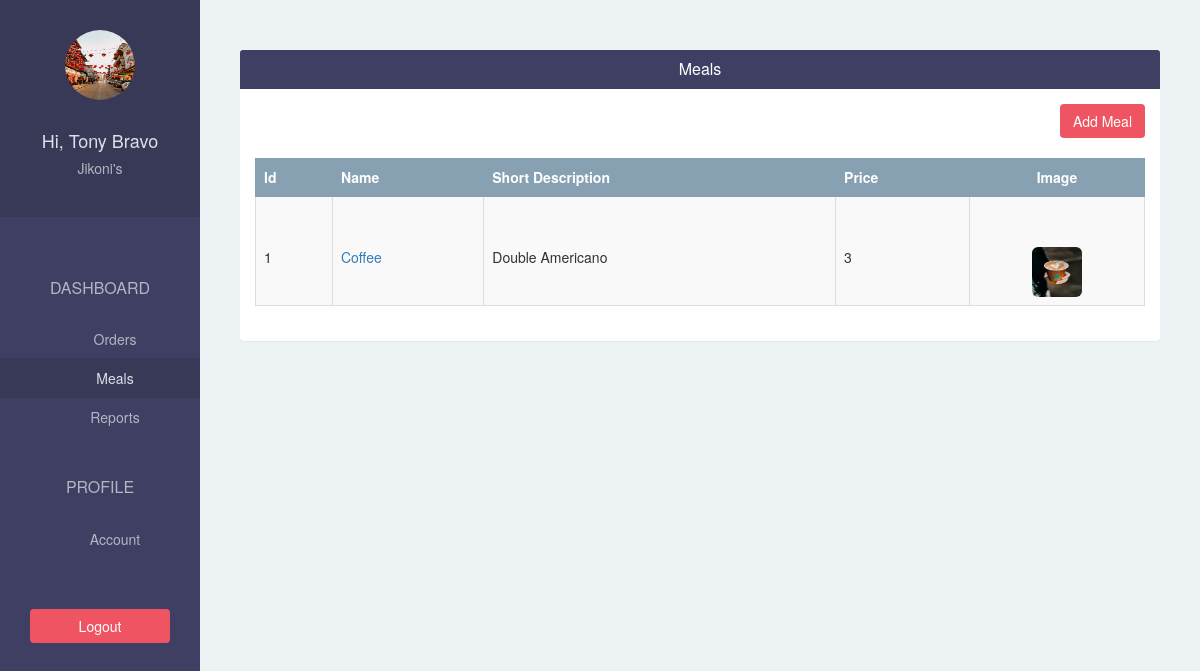
/restaurant/meal/ (signed in), run on an earlier commit of the app's database.
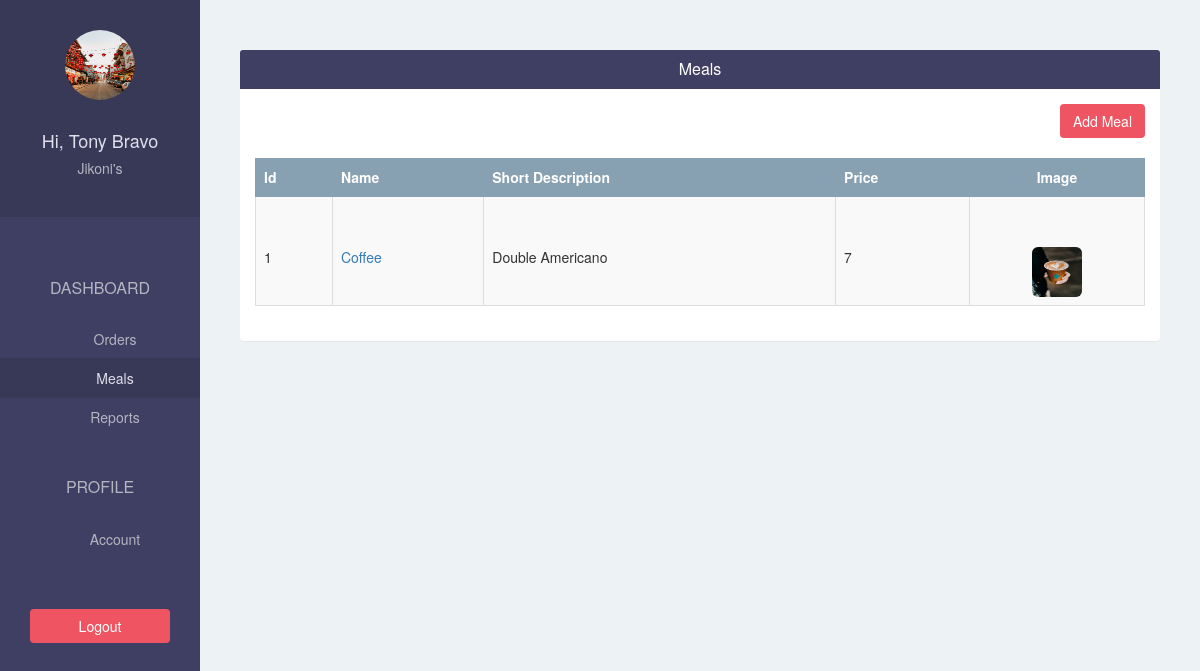
And on a later commit of the database.
### ubereatsapp/models.py (models this page shows, shortened)
class Meal(models.Model):
    restaurant = models.ForeignKey(Restaurant,on_delete=models.CASCADE)
    name = models.CharField(max_length=500)
    short_description = models.CharField(max_length=500)
    image = models.ImageField(upload_to='meal_images/', blank=False)
    price = models.IntegerField(default=0)

### ubereatsapp/views.py (the view)
# urls.py: url(r'^restaurant/meal/$', views.restaurant_meal, name = 'restaurant-meal'),
@login_required(login_url='/restaurant/sign-in/')
def restaurant_meal(request):
    meals = Meal.objects.filter(restaurant = request.user.restaurant).order_by("-id")
    return render(request, 'restaurant/meal.html', {
        "meals": meals
        })

### ubereatsapp/templates/restaurant/meal.html
{% extends 'restaurant/base.html' %}
{% block page %}
    <div class="panel">
        <div class="panel-heading bg-blue">
            <h4 class="panel-title text-center text-white">Meals</h4>
        </div>
        <div class="panel-body">
            <div class="text-right">
                <a href="{% url 'restaurant-add-meal' %}" class="btn btn-pink">Add Meal</a>
                <br/>
                <br/>
            </div>
            <table class="table table-bordered table-hover table-striped">
                <thead>
                    <tr class="bg-gray text-white">
                        <th>Id</th>
                        <th>Name</th>
                        <th>Short Description</th>
                        <th>Price</th>
                        <th class="text-center">Image</th>
                    </tr>
                </thead>
                <tbody>
                    {% for meal in meals %}
                    <tr>
                        <td scope="row">{{ meal.id }}</td>
                        <td><a href="{% url 'restaurant-edit-meal' meal.id %}">{{ meal.name}}</a></td>
                        <td>{{ meal.short_description }}</td>
                        <td>{{ meal.price }}</td>
                        <td class="text-center"><img class="img-rounded"
                        src="{{ MEDIA_URL }}{{ meal.image }}" width="50" height="50"></td>
                    </tr>
                    {% endfor %}
                </tbody>
            </table>
        </div>
    </div>
{% endblock%}

What changed in the data, as far as the page shows it:
changed Meal "Coffee": price "3" → "7"
